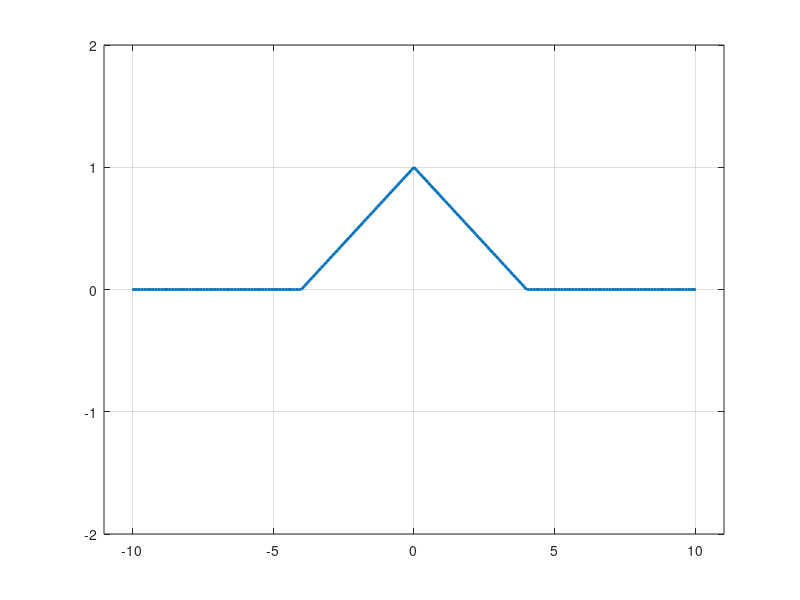

Write MATLAB code to recreate this figure.
T = 4;
t = -10:0.1:10;
y = 1 - abs(t)/T;
y(t < -T | t > T) = 0;
plot(t,y,'linewidth',2);
axis([-11 11 -2 2]);
grid;